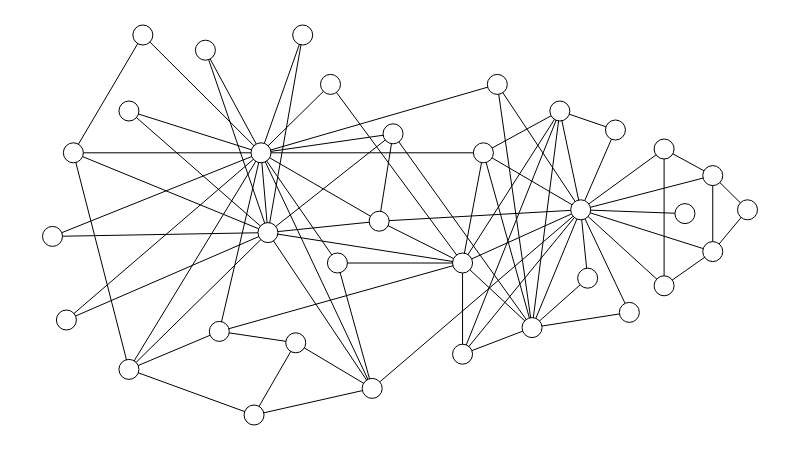

Here is the notebook cell this chart was saved with:
### Markdown cell above
Carregando o segundo grafo:

### Code cell
sn.graph_width = 800
sn.graph_height = 450

g = sn.load_graph('karate.gml', has_pos=True)

sn.show_graph(g)

### Figure 1 — Plotly figure (JSON) as saved in the notebook; plotly's stock layout.template omitted (floating-point values rounded to 4 significant figures; data arrays with more than 128 entries replaced by an {"elided": "..."} marker saying what was removed)
{"data": [{"hoverinfo": "none", "line": {"color": "rgb(0, 0, 0)", "width": 1}, "mode": "lines", "x": {"elided": "234 float values"}, "y": {"elided": "234 float values"}}, {"hoverinfo": "none", "marker": {"color": "rgb(255, 255, 255)", "line": {"color": "rgb(0, 0, 0)", "width": 1}, "size": 20}, "mode": "markers+text", "text": [], "textfont": {"color": "rgb(0, 0, 0)"}, "textposition": "middle center", "x": [0.76, 0.69, 0.59, 0.73, 0.88, 0.95, 0.95, 0.59, 0.47, 0.4, 0.88, 0.91, 0.81, 0.62, 0.22, 0.11, 1, 0.77, 0.02, 0.64, 0, 0.83, 0.36, 0.11, 0.35, 0.29, 0.13, 0.24, 0.41, 0.03, 0.49, 0.46, 0.31, 0.3], "y": [0.54, 0.23, 0.4, 0.8, 0.34, 0.63, 0.43, 0.16, 0.51, 0.87, 0.7, 0.53, 0.75, 0.69, 0.96, 0.8, 0.54, 0.36, 0.25, 0.87, 0.47, 0.27, 1, 0.12, 0.19, 0, 1, 0.22, 0.4, 0.69, 0.74, 0.07, 0.48, 0.69]}], "layout": {"height": 450, "margin": {"b": 0, "l": 0, "r": 0, "t": 0}, "showlegend": false, "width": 800, "xaxis": {"showgrid": false, "showticklabels": false, "zeroline": false}, "yaxis": {"showgrid": false, "showticklabels": false, "zeroline": false}}}
